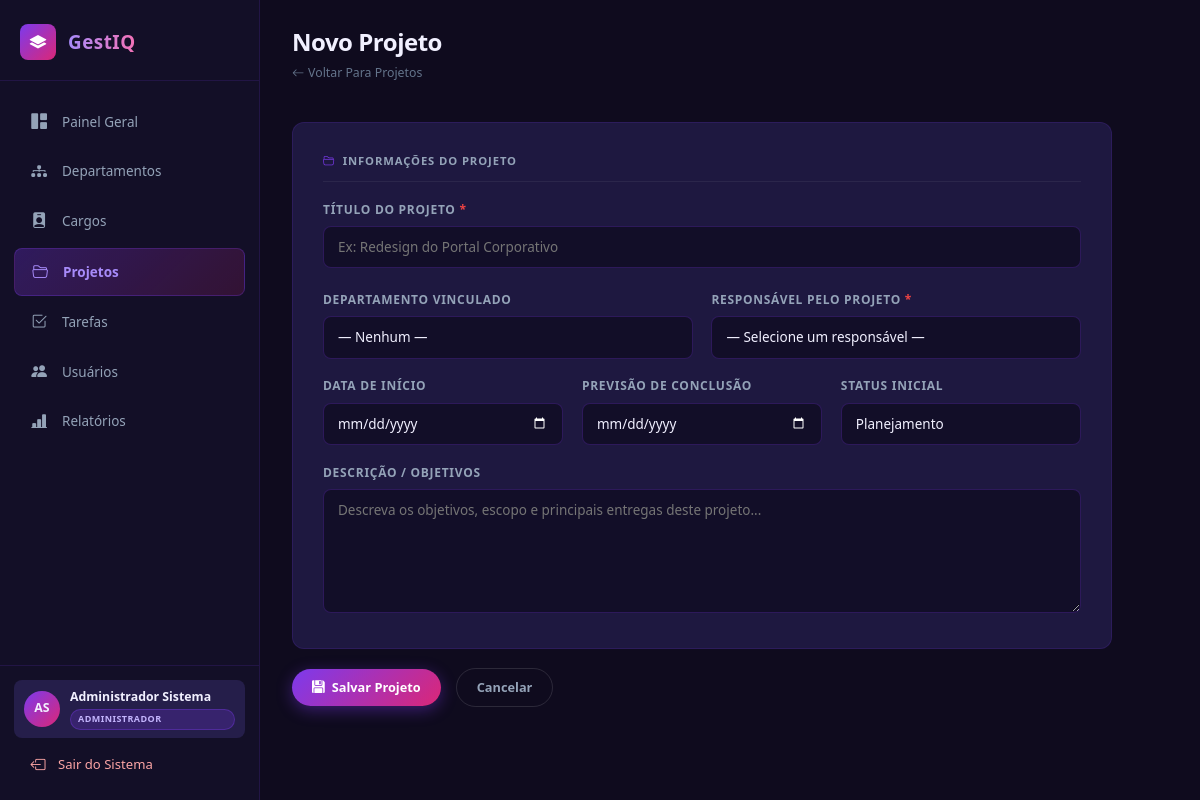
The page /projetos/criar (signed in) on the database its author committed.
### tables this page shows
CREATE TABLE usuarios (
    id_usuario INT UNSIGNED NOT NULL AUTO_INCREMENT,
    nome VARCHAR(150) NOT NULL,
    email VARCHAR(150) NOT NULL,
    senha VARCHAR(255) NOT NULL,
    perfil ENUM('admin','gestor','colaborador') NOT NULL DEFAULT 'colaborador',
    id_departamento INT UNSIGNED,
    id_cargo INT UNSIGNED,
    ativo TINYINT(1) NOT NULL DEFAULT 1,
    created_at TIMESTAMP NOT NULL DEFAULT CURRENT_TIMESTAMP,
    updated_at TIMESTAMP NOT NULL DEFAULT CURRENT_TIMESTAMP ON UPDATE CURRENT_TIMESTAMP,
    PRIMARY KEY (id_usuario),
    UNIQUE KEY uq_usuario_email (email),
    CONSTRAINT fk_usuario_dept FOREIGN KEY (id_departamento) REFERENCES departamentos (id_departamento) ON DELETE SET NULL ON UPDATE CASCADE,
    CONSTRAINT fk_usuario_cargo FOREIGN KEY (id_cargo) REFERENCES cargos (id_cargo) ON DELETE SET NULL ON UPDATE CASCADE
);

### controllers/ProjetoController.php (called while the page is built, shortened)
<?php
require_once ROOT_PATH . '/helpers/Auth.php';
class ProjetoController
{
    public function create(): void
    {
        require_once ROOT_PATH . '/models/Usuario.php';
        $userModel = new Usuario();
        $usuarios      = $userModel->listarAtivos();
        $status_list   = ['planejamento', 'em_andamento', 'concluido', 'cancelado'];
        $dados = [
            'titulo' => '', 'descricao' => '', 'id_departamento' => '',
            'id_responsavel' => '', 'data_inicio' => '', 'data_fim' => '', 'status' => 'planejamento'
        ];
        require ROOT_PATH . '/views/projetos/create.php';
    }
}

### helpers/Auth.php (called while the page is built, shortened)
<?php
require_once ROOT_PATH . '/config/database.php';
class Auth {
    public static function can(string ...$perfis): bool {
        return in_array($_SESSION['usuario']['perfil'] ?? '', $perfis, true);
    }
    public static function user(): ?array { return $_SESSION['usuario'] ?? null; }
}

### models/Usuario.php (called while the page is built, shortened)
<?php
require_once ROOT_PATH . '/config/database.php';
class Usuario
{
    private PDO $db;
    public function __construct()
    {
        $this->db = Database::getConnection();
    }
    public function listarAtivos(): array
    {
        $stmt = $this->db->query(
            "SELECT id_usuario, nome, email, perfil FROM usuarios WHERE ativo = 1 ORDER BY nome ASC"
        );
        return $stmt->fetchAll();
    }
}

### config/database.php (called while the page is built, shortened)
<?php
class Database {
    private static ?PDO $instance = null;
    public static function getConnection(): PDO {
        if (self::$instance === null) {
            try {
                $dsn = "mysql:host=" . DB_HOST . ";dbname=" . DB_NAME . ";charset=utf8mb4";
                self::$instance = new PDO($dsn, DB_USER, DB_PASS, [
                    PDO::ATTR_ERRMODE => PDO::ERRMODE_EXCEPTION,
                    PDO::ATTR_DEFAULT_FETCH_MODE => PDO::FETCH_ASSOC
                ]);
            } catch (PDOException $e) {
                die("Erro crítico de conexão: " . $e->getMessage());
            }
        }
        return self::$instance;
    }
}

### views/projetos/create.php (the view, shortened to what this page needs)
<?php
require_once ROOT_PATH . '/helpers/Auth.php';
require_once ROOT_PATH . '/views/layouts/header.php';
$usuario     = Auth::user();
$nomeUsuario = htmlspecialchars($usuario['nome'] ?? 'Usuário');
$perfilRaw   = $usuario['perfil'] ?? 'colaborador';
$perfilMap   = [
    'admin'       => ['label' => 'Administrador', 'class' => 'role-admin'],
    'gestor'      => ['label' => 'Gestor',        'class' => 'role-gestor'],
    'colaborador' => ['label' => 'Colaborador',   'class' => 'role-colaborador'],
];
$perfilInfo  = $perfilMap[$perfilRaw] ?? ['label' => ucfirst($perfilRaw), 'class' => 'role-colaborador'];
$partes      = explode(' ', $nomeUsuario);
$iniciais    = strtoupper(substr($partes[0], 0, 1) . (isset($partes[1]) ? substr($partes[1], 0, 1) : ''));
$paginaAtual = 'projetos';
$status_list   = $status_list   ?? ['planejamento', 'em_andamento', 'concluido', 'cancelado'];
$dados         = $dados         ?? [
    'titulo' => '', 'descricao' => '', 'id_departamento' => '',
    'id_responsavel' => '', 'data_inicio' => '', 'data_fim' => '', 'status' => 'planejamento'
];
$statusLabels = [
    'planejamento' => 'Planejamento',
    'em_andamento' => 'Em andamento',
    'concluido'    => 'Concluído',
    'cancelado'    => 'Cancelado',
];
?>
<div class="dash-wrapper">
  <aside class="sidebar" id="sidebar">
    <div class="sidebar-brand">
      <div class="sidebar-logo-icon"><i class="bi bi-layers-fill"></i></div>
      <span class="sidebar-name">GestIQ</span>
    </div>
    <nav class="sidebar-nav">
      <a href="<?= BASE_URL ?>/dashboard" class="nav-item <?= $paginaAtual === 'dashboard' ? 'active' : '' ?>">
        <i class="bi bi-grid-1x2-fill"></i><span>Painel Geral</span>
      </a>
      <?php if (Auth::can('admin', 'gestor')): ?>
      <a href="<?= BASE_URL ?>/departamentos" class="nav-item <?= $paginaAtual === 'departamentos' ? 'active' : '' ?>">
        <i class="bi bi-diagram-3-fill"></i><span>Departamentos</span>
      </a>
      <a href="<?= BASE_URL ?>/cargos" class="nav-item <?= $paginaAtual === 'cargos' ? 'active' : '' ?>">
        <i class="bi bi-person-badge-fill"></i><span>Cargos</span>
      </a>
      <?php endif; ?>
      <a href="<?= BASE_URL ?>/projetos" class="nav-item <?= $paginaAtual === 'projetos' ? 'active' : '' ?>">
        <i class="bi bi-folder2-open"></i><span>Projetos</span>
      </a>
      <a href="<?= BASE_URL ?>/tarefas" class="nav-item <?= $paginaAtual === 'tarefas' ? 'active' : '' ?>">
        <i class="bi bi-check2-square"></i><span>Tarefas</span>
      </a>
      <?php if (Auth::can('admin')): ?>
      <a href="<?= BASE_URL ?>/usuarios" class="nav-item <?= $paginaAtual === 'usuarios' ? 'active' : '' ?>">
        <i class="bi bi-people-fill"></i><span>Usuários</span>
      </a>
      <?php endif; ?>
      <?php if (Auth::can('admin', 'gestor')): ?>
      <a href="<?= BASE_URL ?>/relatorios" class="nav-item <?= $paginaAtual === 'relatorios' ? 'active' : '' ?>">
        <i class="bi bi-bar-chart-line-fill"></i><span>Relatórios</span>
      </a>
      <?php endif; ?>
    </nav>
    <div class="sidebar-footer">
      <div class="sidebar-user">
        <div class="user-avatar"><?= $iniciais ?></div>
        <div class="user-info">
          <span class="user-name"><?= $nomeUsuario ?></span>
          <span class="role-badge <?= $perfilInfo['class'] ?>"><?= $perfilInfo['label'] ?></span>
        </div>
      </div>
      <a href="<?= BASE_URL ?>/logout" class="sidebar-logout">
        <i class="bi bi-box-arrow-left"></i><span>Sair do Sistema</span>
      </a>
    </div>
  </aside>
  <main class="dash-main">
    <div class="page-header">
      <div>
        <h1 class="page-title">Novo Projeto</h1>
        <p class="page-subtitle">
          <a href="<?= BASE_URL ?>/projetos" style="color:var(--t-muted);text-decoration:none;">
            <i class="bi bi-arrow-left me-1"></i>Voltar para Projetos
          </a>
        </p>
      </div>
    </div>
    <form method="POST" action="<?= BASE_URL ?>/projetos/criar" id="formProjeto" novalidate>
      <div style="background:var(--bg-card);border:1px solid rgba(124,58,237,.15);border-radius:var(--radius);padding:2rem;max-width:820px;margin-bottom:1.25rem;">
        <p style="color:var(--t-secondary);font-size:.75rem;font-weight:700;text-transform:uppercase;letter-spacing:.08em;margin-bottom:1.25rem;padding-bottom:.75rem;border-bottom:1px solid rgba(255,255,255,.06);">
          <i class="bi bi-folder2-open me-2" style="color:var(--c-purple);"></i>Informações do Projeto
        </p>
        <div class="mb-4">
          <label for="titulo" style="display:block;color:var(--t-secondary);font-size:.8rem;font-weight:600;text-transform:uppercase;letter-spacing:.06em;margin-bottom:.5rem;">
            Título do Projeto <span style="color:var(--c-danger);">*</span>
          </label>
          <input type="text" id="titulo" name="titulo"
            placeholder="Ex: Redesign do Portal Corporativo"
            value="<?= htmlspecialchars($dados['titulo']) ?>"
            maxlength="200" required
            style="width:100%;background:var(--bg-input);border:1px solid rgba(124,58,237,.25);border-radius:var(--radius-sm);color:var(--t-primary);padding:10px 14px;font-size:.9rem;outline:none;transition:border-color .2s;"
            onfocus="this.style.borderColor='var(--c-purple)'"
            onblur="this.style.borderColor='rgba(124,58,237,.25)'"
          >
        </div>
        <div style="display:grid;grid-template-columns:1fr 1fr;gap:1.25rem;margin-bottom:1.25rem;">
          <div>
            <label for="id_departamento" style="display:block;color:var(--t-secondary);font-size:.8rem;font-weight:600;text-transform:uppercase;letter-spacing:.06em;margin-bottom:.5rem;">
              Departamento Vinculado
            </label>
            <select id="id_departamento" name="id_departamento"
              style="width:100%;background:var(--bg-input);border:1px solid rgba(124,58,237,.25);border-radius:var(--radius-sm);color:var(--t-primary);padding:10px 14px;font-size:.9rem;outline:none;appearance:none;cursor:pointer;transition:border-color .2s;"
              onfocus="this.style.borderColor='var(--c-purple)'"
              onblur="this.style.borderColor='rgba(124,58,237,.25)'"
            >
              <option value="" style="background:var(--bg-card);">— Nenhum —</option>
            </select>
          </div>
          <div>
            <label for="id_responsavel" style="display:block;color:var(--t-secondary);font-size:.8rem;font-weight:600;text-transform:uppercase;letter-spacing:.06em;margin-bottom:.5rem;">
              Responsável pelo Projeto <span style="color:var(--c-danger);">*</span>
            </label>
            <select id="id_responsavel" name="id_responsavel" required
              style="width:100%;background:var(--bg-input);border:1px solid rgba(124,58,237,.25);border-radius:var(--radius-sm);color:var(--t-primary);padding:10px 14px;font-size:.9rem;outline:none;appearance:none;cursor:pointer;transition:border-color .2s;"
              onfocus="this.style.borderColor='var(--c-purple)'"
              onblur="this.style.borderColor='rgba(124,58,237,.25)'"
            >
              <option value="" style="background:var(--bg-card);">— Selecione um responsável —</option>
            </select>
          </div>
        </div>
        <div style="display:grid;grid-template-columns:1fr 1fr 1fr;gap:1.25rem;margin-bottom:1.25rem;">
          <div>
            <label for="data_inicio" style="display:block;color:var(--t-secondary);font-size:.8rem;font-weight:600;text-transform:uppercase;letter-spacing:.06em;margin-bottom:.5rem;">
              Data de Início
            </label>
            <input type="date" id="data_inicio" name="data_inicio"
              value="<?= htmlspecialchars($dados['data_inicio']) ?>"
              style="width:100%;background:var(--bg-input);border:1px solid rgba(124,58,237,.25);border-radius:var(--radius-sm);color:var(--t-primary);padding:10px 14px;font-size:.9rem;outline:none;transition:border-color .2s;color-scheme:dark;"
              onfocus="this.style.borderColor='var(--c-purple)'"
              onblur="this.style.borderColor='rgba(124,58,237,.25)'"
            >
          </div>
          <div>
            <label for="data_fim" style="display:block;color:var(--t-secondary);font-size:.8rem;font-weight:600;text-transform:uppercase;letter-spacing:.06em;margin-bottom:.5rem;">
              Previsão de Conclusão
            </label>
            <input type="date" id="data_fim" name="data_fim"
              value="<?= htmlspecialchars($dados['data_fim']) ?>"
              style="width:100%;background:var(--bg-input);border:1px solid rgba(124,58,237,.25);border-radius:var(--radius-sm);color:var(--t-primary);padding:10px 14px;font-size:.9rem;outline:none;transition:border-color .2s;color-scheme:dark;"
              onfocus="this.style.borderColor='var(--c-purple)'"
              onblur="this.style.borderColor='rgba(124,58,237,.25)'"
            >
          </div>
          <div>
            <label for="status" style="display:block;color:var(--t-secondary);font-size:.8rem;font-weight:600;text-transform:uppercase;letter-spacing:.06em;margin-bottom:.5rem;">
              Status Inicial
            </label>
            <select id="status" name="status"
              style="width:100%;background:var(--bg-input);border:1px solid rgba(124,58,237,.25);border-radius:var(--radius-sm);color:var(--t-primary);padding:10px 14px;font-size:.9rem;outline:none;appearance:none;cursor:pointer;transition:border-color .2s;"
              onfocus="this.style.borderColor='var(--c-purple)'"
              onblur="this.style.borderColor='rgba(124,58,237,.25)'"
            >
              <?php foreach ($status_list as $s): ?>
                <option value="<?= $s ?>" style="background:var(--bg-card);"
                  <?= $dados['status'] === $s ? 'selected' : '' ?>>
                  <?= $statusLabels[$s] ?? ucfirst($s) ?>
                </option>
              <?php endforeach; ?>
            </select>
          </div>
        </div>
        <div>
          <label for="descricao" style="display:block;color:var(--t-secondary);font-size:.8rem;font-weight:600;text-transform:uppercase;letter-spacing:.06em;margin-bottom:.5rem;">
            Descrição / Objetivos
          </label>
          <textarea id="descricao" name="descricao" rows="5"
            placeholder="Descreva os objetivos, escopo e principais entregas deste projeto..."
            style="width:100%;background:var(--bg-input);border:1px solid rgba(124,58,237,.25);border-radius:var(--radius-sm);color:var(--t-primary);padding:10px 14px;font-size:.9rem;outline:none;resize:vertical;transition:border-color .2s;"
            onfocus="this.style.borderColor='var(--c-purple)'"
            onblur="this.style.borderColor='rgba(124,58,237,.25)'"
          ><?= htmlspecialchars($dados['descricao']) ?></textarea>
        </div>
      </div>
      <div class="d-flex gap-3 align-items-center" style="max-width:820px;">
        <button type="submit" class="btn-primary-action">
          <i class="bi bi-floppy-fill"></i> Salvar Projeto
        </button>
        <a href="<?= BASE_URL ?>/projetos"
          style="display:inline-flex;align-items:center;padding:9px 20px;border-radius:50px;border:1px solid rgba(255,255,255,.12);color:var(--t-secondary);font-size:.85rem;font-weight:600;text-decoration:none;transition:background .2s,color .2s;"
          onmouseover="this.style.background='var(--bg-hover)';this.style.color='var(--t-primary)'"
          onmouseout="this.style.background='transparent';this.style.color='var(--t-secondary)'"
        >
          Cancelar
        </a>
      </div>
    </form>
  </main>
</div>
<?php require_once ROOT_PATH . '/views/layouts/footer.php'; ?>

### views/layouts/header.php (style rules this page uses)
:root { --brand-color: #1a233a; }

### rows shown on the page
usuarios: nome "AS", nome "Administrador Sistema", perfil "ADMINISTRADOR"

### other values the page prints
form field status "Planejamento"
